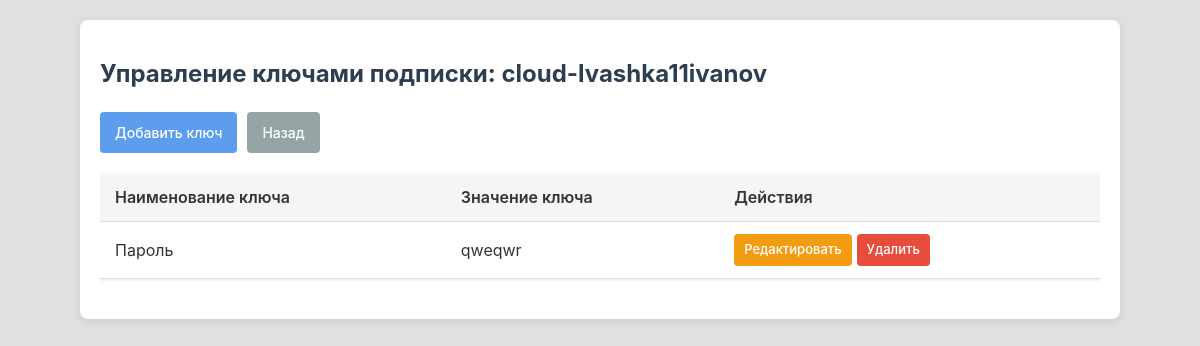
Page /subscription/1c6aed5b-fef1-4bf6-882f-ab89d64c3b2a/keys on the committed database.
### tables this page shows
CREATE TABLE subscriptions 
                 (id TEXT PRIMARY KEY, type TEXT NOT NULL, name TEXT NOT NULL, 
                  start_date TEXT, end_date TEXT NOT NULL, status TEXT NOT NULL);

CREATE TABLE keys 
                 (id TEXT PRIMARY KEY, subscription_id TEXT NOT NULL, 
                  key_name TEXT NOT NULL, key_value TEXT NOT NULL, 
                  FOREIGN KEY (subscription_id) REFERENCES subscriptions(id));

### subscriptions_service.py (the view)
@app.route('/subscription/<subscription_id>/keys')
def keys(subscription_id):
    conn = sqlite3.connect('subscriptions.db')
    c = conn.cursor()
    c.execute('SELECT * FROM subscriptions WHERE id = ?', (subscription_id,))
    subscription = c.fetchone()
    if not subscription:
        conn.close()
        flash('Подписка не найдена!', 'danger')
        return redirect(url_for('index'))
    c.execute('SELECT id, key_name, key_value FROM keys WHERE subscription_id = ?', (subscription_id,))
    keys = [{'id': key[0], 'key_name': key[1], 'key_value': key[2]} for key in c.fetchall()]
    subscription_data = {'id': subscription[0], 'name': subscription[2]}
    conn.close()
    return render_template('keys.html', subscription=subscription_data, keys=keys)

### templates/keys.html (shortened to what this page needs)
<!DOCTYPE html>
<html lang="ru">
<head>
    <link rel="stylesheet" href="{{ url_for('static', filename='style.css') }}">
</head>
<body>
    <div class="container">
        <h1>Управление ключами подписки: {{ subscription.name }}</h1>
        <div class="button-group">
            <a href="{{ url_for('add_key', subscription_id=subscription.id) }}" class="btn btn-primary">Добавить ключ</a>
            <a href="{{ url_for('index') }}" class="btn btn-secondary">Назад</a>
        </div>
        <div class="table-container">
            <table>
                <thead>
                    <tr>
                        <th>Наименование ключа</th>
                        <th>Значение ключа</th>
                        <th>Действия</th>
                    </tr>
                </thead>
                <tbody>
                    {% if keys %}
                        {% for key in keys %}
                            <tr>
                                <td>{{ key.key_name }}</td>
                                <td>{{ key.key_value }}</td>
                                <td>
                                    <div class="action-buttons">
                                        <a href="{{ url_for('edit_key', key_id=key.id) }}" class="btn btn-warning">Редактировать</a>
                                        <a href="{{ url_for('delete_key', key_id=key.id) }}" class="btn btn-danger" onclick="return confirm('Удалить ключ?')">Удалить</a>
                                    </div>
                                </td>
                            </tr>
                        {% endfor %}
                    {% else %}
                        <tr>
                            <td colspan="3" class="no-data">Ключи отсутствуют</td>
                        </tr>
                    {% endif %}
                </tbody>
            </table>
        </div>
    </div>
</body>
</html>

### static/style.css (style rules this page uses)
body { font-family: -apple-system, BlinkMacSystemFont, 'Segoe UI', Roboto, sans-serif; background-color: #e0e0e0; color: #333; margin: 0; padding: 20px; line-height: 1.5; }
.container { max-width: 1000px; margin: 0 auto; background: #ffffff; padding: 20px; border-radius: 8px; box-shadow: 0 2px 10px rgba(0, 0, 0, 0.1); }
h1 { font-size: 24px; margin-bottom: 20px; color: #2c3e50; }
.button-group { display: flex; gap: 10px; margin-top: 20px; }
.btn { padding: 10px 15px; font-size: 14px; border: none; border-radius: 4px; cursor: pointer; transition: all 0.3s; text-align: center; text-decoration: none; display: inline-block; font-weight: 500; }
.btn-primary { background-color: #5c9ded; color: #fff; }
.btn-secondary { background-color: #95a5a6; color: #fff; }
.btn-warning { background-color: #f39c12; color: #fff; }
.btn-danger { background-color: #e74c3c; color: #fff; }
table { width: 100%; border-collapse: collapse; margin: 20px 0; background: #fff; box-shadow: 0 1px 3px rgba(0, 0, 0, 0.1); }
th, td { padding: 12px 15px; text-align: left; border-bottom: 1px solid #ddd; }
th { background-color: #f5f5f5; font-weight: 600; color: #333; }
.action-buttons { display: flex; gap: 5px; }
.action-buttons .btn { padding: 6px 10px; font-size: 13px; }
.table-container { overflow-x: auto; }

### rows in the picture
subscriptions: name "cloud-lvashka11ivanov"
keys: key_name "Пароль", key_value "qweqwr"
